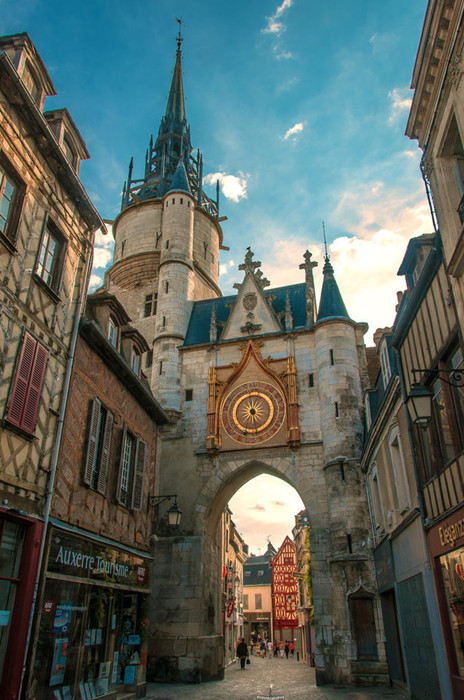
//> input picture 【OpenCv基础】第48讲 三色直方图的绘制/C++/ConsoleApplication/ConsoleApplication/1.jpg, 464 x 700 px
$ ./ConsoleApplication   (built with g++ and OpenCV 4)
//> lines starting //> are read from the running program, lines starting //| are printed output that depends on the picture
#include <opencv2/opencv.hpp>
#include <opencv2/imgproc/imgproc.hpp>
using namespace cv;

int main()
{
	//【1】载入素材图并显示
	Mat srcImage;
	srcImage = imread("1.jpg");
//> srcImage is the input picture: 700 rows x 464 cols, CV_8UC3; mean B, G, R 96.4, 102.6, 91.3
	imshow("素材图", srcImage);

	//【2】参数准备
	int bins = 256;
	int hist_size[] = { bins };
	float range[] = { 0, 256 };
	const float* ranges[] = { range };
	MatND redHist, grayHist, blueHist;
	int channels_r[] = { 0 };

	//【3】进行直方图的计算（红色分量部分）
	calcHist(&srcImage, 1, channels_r, Mat(), //不使用掩膜
		redHist, 1, hist_size, ranges,
		true, false);
//> redHist = 256 values, max 2790 at index 44, min 55 at index 254, mean 1268.8

	//【4】进行直方图的计算（绿色分量部分）
	int channels_g[] = { 1 };
	calcHist(&srcImage, 1, channels_g, Mat(), // do not use mask
		grayHist, 1, hist_size, ranges,
		true, // the histogram is uniform
		false);
//> grayHist = 256 values, max 3419 at index 255, min 79 at index 0, mean 1268.8

	//【5】进行直方图的计算（蓝色分量部分）
	int channels_b[] = { 2 };
	calcHist(&srcImage, 1, channels_b, Mat(), // do not use mask
		blueHist, 1, hist_size, ranges,
		true, // the histogram is uniform
		false);
//> blueHist = 256 values, max 5346 at index 255, min 144 at index 219, mean 1268.8

	//-----------------------绘制出三色直方图------------------------
	//参数准备
	double maxValue_red, maxValue_green, maxValue_blue;
	minMaxLoc(redHist, 0, &maxValue_red, 0, 0);
//> maxValue_red = 2790
	minMaxLoc(grayHist, 0, &maxValue_green, 0, 0);
//> maxValue_green = 3419
	minMaxLoc(blueHist, 0, &maxValue_blue, 0, 0);
//> maxValue_blue = 5346
	int scale = 1;
	int histHeight = 256;
	Mat histImage = Mat::zeros(histHeight, bins * 3, CV_8UC3);

	//正式开始绘制
	for (int i = 0; i < bins; i++)
	{
		//参数准备
		float binValue_red = redHist.at<float>(i);
		float binValue_green = grayHist.at<float>(i);
		float binValue_blue = blueHist.at<float>(i);
		int intensity_red = cvRound(binValue_red * histHeight / maxValue_red);  //要绘制的高度
		int intensity_green = cvRound(binValue_green * histHeight / maxValue_green);  //要绘制的高度
		int intensity_blue = cvRound(binValue_blue * histHeight / maxValue_blue);  //要绘制的高度

		//绘制红色分量的直方图
		rectangle(histImage, Point(i * scale, histHeight - 1),
			Point((i + 1) * scale - 1, histHeight - intensity_red),
			CV_RGB(255, 0, 0));

		//绘制绿色分量的直方图
		rectangle(histImage, Point((i + bins) * scale, histHeight - 1),
			Point((i + bins + 1) * scale - 1, histHeight - intensity_green),
			CV_RGB(0, 255, 0));

		//绘制蓝色分量的直方图
		rectangle(histImage, Point((i + bins * 2) * scale, histHeight - 1),
			Point((i + bins * 2 + 1) * scale - 1, histHeight - intensity_blue),
			CV_RGB(0, 0, 255));

	}
//> this loop made 256 passes
//> (binValue_red, binValue_green, binValue_blue, intensity_red, intensity_green, intensity_blue) on passes 1 to 3: (1283, 79, 558, 118, 6, 27), (500, 109, 271, 46, 8, 13), (634, 183, 318, 58, 14, 15)
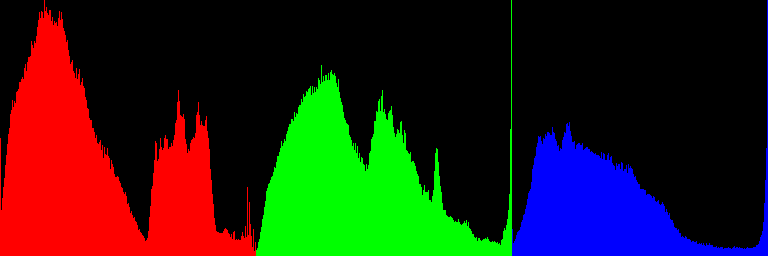
//> histImage: 256 rows x 768 cols, CV_8UC3; mean B, G, R 20.2, 31.5, 38.6

	//在窗口中显示出绘制好的直方图
	imshow("图像的RGB直方图", histImage);
	waitKey(0);
	return 0;
}
